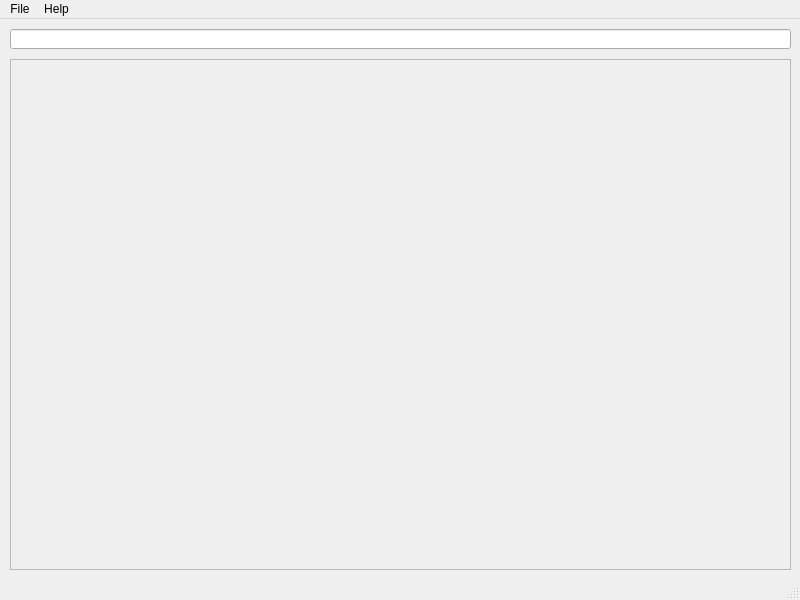
<?xml version="1.0" encoding="UTF-8"?>
<ui version="4.0">
 <class>BrowserWindow</class>
 <widget class="QMainWindow" name="BrowserWindow">
  <property name="geometry">
   <rect>
    <x>0</x>
    <y>0</y>
    <width>800</width>
    <height>600</height>
   </rect>
  </property>
  <property name="minimumSize">
   <size>
    <width>800</width>
    <height>600</height>
   </size>
  </property>
  <property name="maximumSize">
   <size>
    <width>800</width>
    <height>600</height>
   </size>
  </property>
  <property name="windowTitle">
   <string>Browser</string>
  </property>
  <property name="windowIcon">
   <iconset resource="Resources.qrc">
    <normaloff>:/Main/img/browser.png</normaloff>:/Main/img/browser.png</iconset>
  </property>
  <widget class="QWidget" name="centralwidget">
   <widget class="QLineEdit" name="txtUrl">
    <property name="geometry">
     <rect>
      <x>10</x>
      <y>10</y>
      <width>781</width>
      <height>20</height>
     </rect>
    </property>
   </widget>
   <widget class="QFrame" name="frmBrowser">
    <property name="geometry">
     <rect>
      <x>10</x>
      <y>40</y>
      <width>781</width>
      <height>511</height>
     </rect>
    </property>
    <property name="styleSheet">
     <string notr="true">color: rgb(0, 0, 0);</string>
    </property>
    <property name="frameShape">
     <enum>QFrame::StyledPanel</enum>
    </property>
    <property name="frameShadow">
     <enum>QFrame::Raised</enum>
    </property>
   </widget>
  </widget>
  <widget class="QMenuBar" name="menubar">
   <property name="geometry">
    <rect>
     <x>0</x>
     <y>0</y>
     <width>800</width>
     <height>23</height>
    </rect>
   </property>
   <widget class="QMenu" name="menuFile">
    <property name="title">
     <string>File</string>
    </property>
    <addaction name="actionExit"/>
   </widget>
   <widget class="QMenu" name="menuHelp">
    <property name="title">
     <string>Help</string>
    </property>
    <addaction name="actionAbout"/>
   </widget>
   <addaction name="menuFile"/>
   <addaction name="menuHelp"/>
  </widget>
  <widget class="QStatusBar" name="statusbar"/>
  <action name="actionExit">
   <property name="text">
    <string>Exit</string>
   </property>
  </action>
  <action name="actionAbout">
   <property name="text">
    <string>About</string>
   </property>
  </action>
 </widget>
 <resources>
  <include location="Resources.qrc"/>
 </resources>
 <connections/>
</ui>
